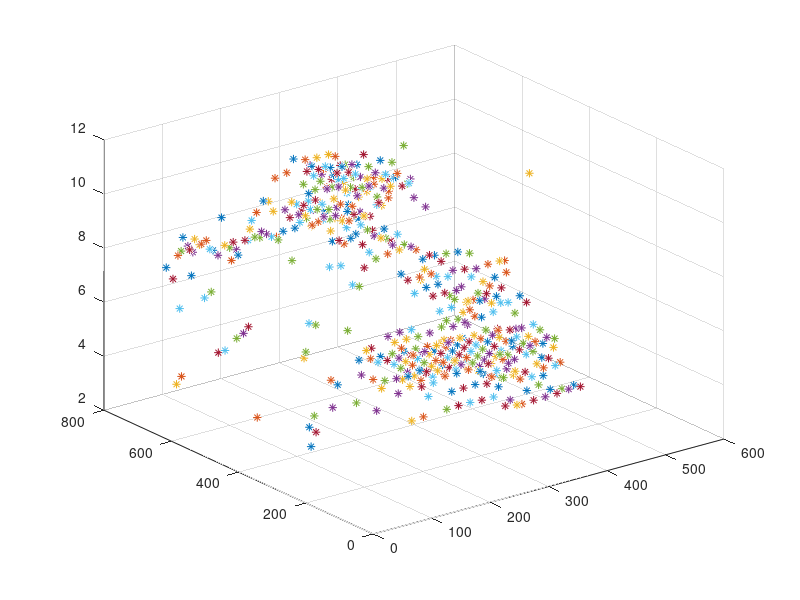

MATLAB code for this plot:
X = csvread('csv_out.csv');
data = [];
for i = 1:20:size(X, 1)
   for j = 1:20:size(X, 2)
	disp = X(i, j)/16;
	if(disp > 10 && disp < 192)
	        depth = 1.6124943463258518e+02/disp;
		plot3(i, j, depth, '*')
		hold on;
	end
   end
end
grid;
hold off;

